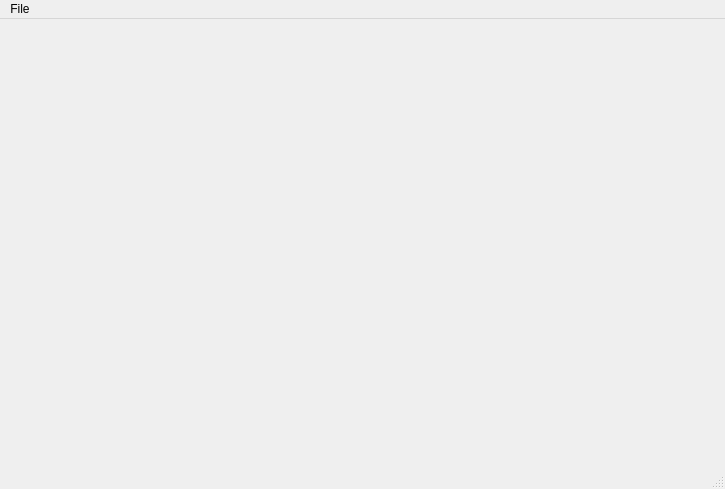
<?xml version="1.0" encoding="UTF-8"?>
<ui version="4.0">
 <class>DatabaseApp</class>
 <widget class="QMainWindow" name="DatabaseApp">
  <property name="geometry">
   <rect>
    <x>0</x>
    <y>0</y>
    <width>725</width>
    <height>489</height>
   </rect>
  </property>
  <property name="windowTitle">
   <string>DatabaseApp</string>
  </property>
  <widget class="QWidget" name="centralwidget">
   <widget class="QWidget" name="paint" native="true">
    <property name="geometry">
     <rect>
      <x>90</x>
      <y>250</y>
      <width>120</width>
      <height>80</height>
     </rect>
    </property>
   </widget>
  </widget>
  <widget class="QMenuBar" name="menubar">
   <property name="geometry">
    <rect>
     <x>0</x>
     <y>0</y>
     <width>725</width>
     <height>21</height>
    </rect>
   </property>
   <widget class="QMenu" name="menuFile">
    <property name="title">
     <string>File</string>
    </property>
    <addaction name="actionOpen_Connection"/>
    <addaction name="actionPrint_Data_To_Screen"/>
    <addaction name="actionExit"/>
   </widget>
   <addaction name="menuFile"/>
  </widget>
  <widget class="QStatusBar" name="statusbar"/>
  <action name="actionOpen_Connection">
   <property name="text">
    <string>Open Connection</string>
   </property>
  </action>
  <action name="actionExit">
   <property name="text">
    <string>Exit</string>
   </property>
  </action>
  <action name="actionPrint_Data_To_Screen">
   <property name="text">
    <string>Print Data To Screen</string>
   </property>
  </action>
 </widget>
 <resources/>
 <connections>
  <connection>
   <sender>actionPrint_Data_To_Screen</sender>
   <signal>triggered()</signal>
   <receiver>centralwidget</receiver>
   <slot>close()</slot>
   <hints>
    <hint type="sourcelabel">
     <x>-1</x>
     <y>-1</y>
    </hint>
    <hint type="destinationlabel">
     <x>362</x>
     <y>244</y>
    </hint>
   </hints>
  </connection>
 </connections>
</ui>
